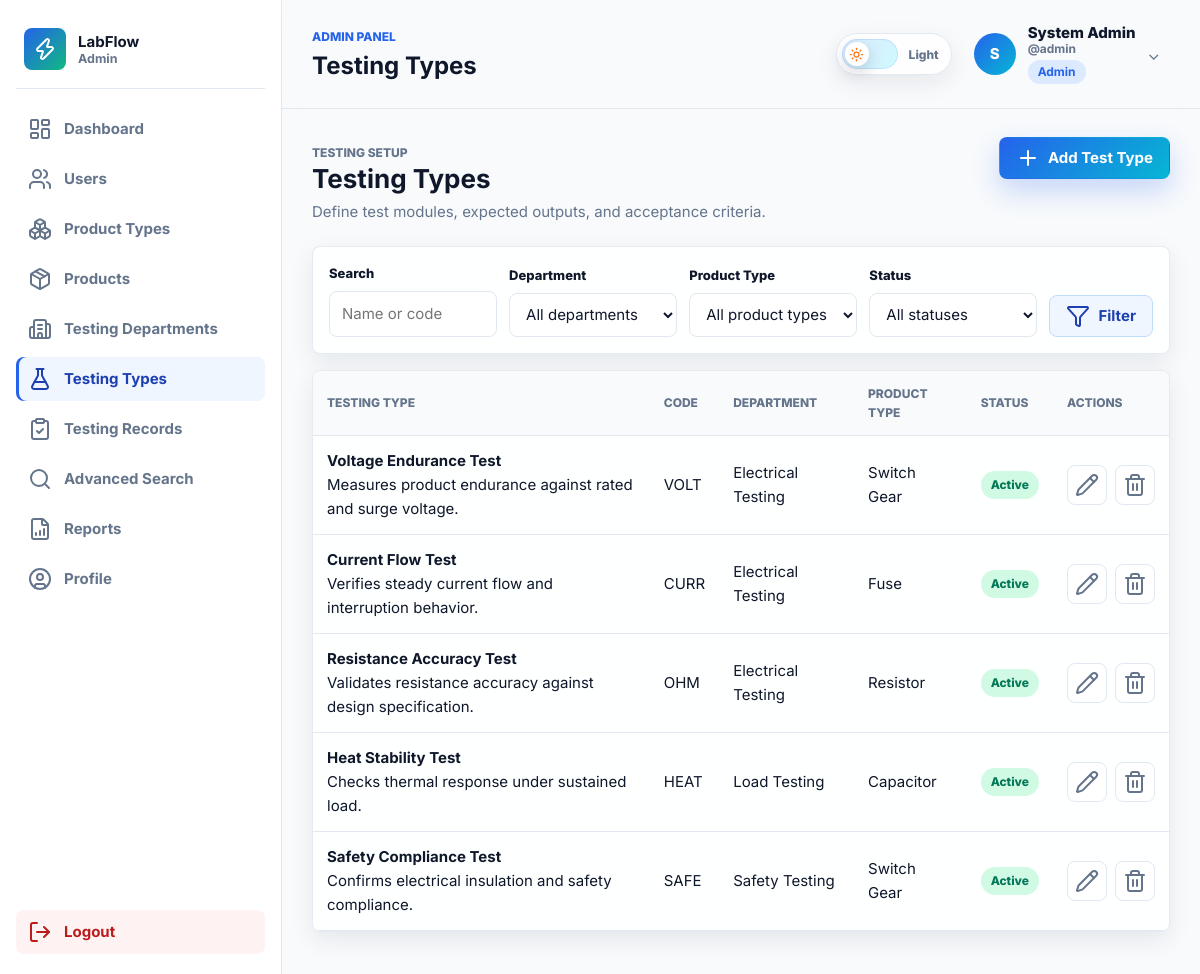
Screenshot of /admin/testing-types/index.php (signed in) with the database file from the repository.
### tables this page shows
CREATE TABLE `testing_types` (
  `id` INT UNSIGNED NOT NULL AUTO_INCREMENT,
  `department_id` INT UNSIGNED NOT NULL,
  `product_type_id` INT UNSIGNED NOT NULL,
  `name` VARCHAR(160) NOT NULL,
  `testing_code` VARCHAR(10) NOT NULL,
  `description` TEXT NULL,
  `expected_output` TEXT NULL,
  `criteria` TEXT NULL,
  `status` ENUM('active', 'inactive') NOT NULL DEFAULT 'active',
  `created_at` DATETIME NOT NULL DEFAULT CURRENT_TIMESTAMP,
  `updated_at` DATETIME NULL DEFAULT NULL ON UPDATE CURRENT_TIMESTAMP,
  PRIMARY KEY (`id`),
  UNIQUE KEY `uq_testing_code_department` (`department_id`, `testing_code`),
  KEY `idx_testing_types_status` (`status`),
  KEY `idx_testing_types_lookup` (`department_id`, `product_type_id`),
  KEY `idx_testing_types_product_type` (`product_type_id`),
  CONSTRAINT `fk_testing_types_department`
    FOREIGN KEY (`department_id`) REFERENCES `testing_departments` (`id`)
    ON UPDATE CASCADE ON DELETE RESTRICT,
  CONSTRAINT `fk_testing_types_product_type`
    FOREIGN KEY (`product_type_id`) REFERENCES `product_types` (`id`)
    ON UPDATE CASCADE ON DELETE RESTRICT
);

CREATE TABLE `testing_departments` (
  `id` INT UNSIGNED NOT NULL AUTO_INCREMENT,
  `name` VARCHAR(120) NOT NULL,
  `code` VARCHAR(10) NOT NULL,
  `description` TEXT NULL,
  `status` ENUM('active', 'inactive') NOT NULL DEFAULT 'active',
  `created_at` DATETIME NOT NULL DEFAULT CURRENT_TIMESTAMP,
  `updated_at` DATETIME NULL DEFAULT NULL ON UPDATE CURRENT_TIMESTAMP,
  PRIMARY KEY (`id`),
  UNIQUE KEY `uq_testing_departments_code` (`code`),
  KEY `idx_testing_departments_status` (`status`)
);

CREATE TABLE `product_types` (
  `id` INT UNSIGNED NOT NULL AUTO_INCREMENT,
  `name` VARCHAR(120) NOT NULL,
  `code` VARCHAR(10) NOT NULL,
  `description` TEXT NULL,
  `status` ENUM('active', 'inactive') NOT NULL DEFAULT 'active',
  `created_at` DATETIME NOT NULL DEFAULT CURRENT_TIMESTAMP,
  `updated_at` DATETIME NULL DEFAULT NULL ON UPDATE CURRENT_TIMESTAMP,
  PRIMARY KEY (`id`),
  UNIQUE KEY `uq_product_types_code` (`code`),
  KEY `idx_product_types_status` (`status`)
);

### includes/admin_sidebar.php (called while the page is built)
<?php
$activePage = $activePage ?? 'dashboard';
$navItems = [
    ['key' => 'dashboard', 'label' => 'Dashboard', 'icon' => 'layout-dashboard', 'href' => 'admin/dashboard.php'],
    ['key' => 'users', 'label' => 'Users', 'icon' => 'users', 'href' => 'admin/users/index.php'],
    ['key' => 'product-types', 'label' => 'Product Types', 'icon' => 'boxes', 'href' => 'admin/product-types/index.php'],
    ['key' => 'products', 'label' => 'Products', 'icon' => 'package', 'href' => 'admin/products/index.php'],
    ['key' => 'testing-departments', 'label' => 'Testing Departments', 'icon' => 'building-2', 'href' => 'admin/testing-departments/index.php'],
    ['key' => 'testing-types', 'label' => 'Testing Types', 'icon' => 'flask-conical', 'href' => 'admin/testing-types/index.php'],
    ['key' => 'tests', 'label' => 'Testing Records', 'icon' => 'clipboard-check', 'href' => 'admin/tests/index.php'],
    ['key' => 'advanced-search', 'label' => 'Advanced Search', 'icon' => 'search', 'href' => 'admin/search/advanced-search.php'],
    ['key' => 'reports', 'label' => 'Reports', 'icon' => 'file-bar-chart', 'href' => 'admin/reports/index.php'],
    ['key' => 'profile', 'label' => 'Profile', 'icon' => 'user-circle', 'href' => 'admin/profile.php'],
];
include __DIR__ . '/sidebar_base.php';

### includes/role_check.php (called while the page is built, shortened)
<?php
require_once __DIR__ . '/functions.php';
function dashboardPathForRole(?string $role): string
{
    return match ($role) {
        'admin' => 'admin/dashboard.php',
        'lab_manager' => 'lab-manager/dashboard.php',
        'tester' => 'tester/dashboard.php',
        default => 'auth/login.php',
    };
}

### admin/testing-types/index.php (the view, shortened to what this page needs)
<?php
$pdo = getPDO();
$pageTitle = 'Testing Types';
$activePage = 'testing-types';
$q = trim($_GET['q'] ?? '');
$params = [];
$sql = 'SELECT tt.*, td.name AS department_name, pt.name AS product_type_name
        FROM testing_types tt
        INNER JOIN testing_departments td ON td.id = tt.department_id
        INNER JOIN product_types pt ON pt.id = tt.product_type_id';
$sql .= ' ORDER BY tt.created_at DESC';
$stmt = $pdo->prepare($sql);
$stmt->execute($params);
$rows = $stmt->fetchAll();
include __DIR__ . '/../../includes/admin_start.php';
?>
<div class="page-header" data-animate="fade-up">
    <div>
        <p class="eyebrow">Testing setup</p>
        <h2>Testing Types</h2>
        <p>Define test modules, expected outputs, and acceptance criteria.</p>
    </div>
    <a class="btn btn-primary" href="<?= url('admin/testing-types/create.php') ?>"><i data-lucide="plus"></i> Add Test Type</a>
</div>
<form class="filter-bar surface-card" method="get" data-animate="fade-up">
    <div class="field">
        <label>Search</label>
        <input type="search" name="q" value="<?= e($q) ?>" placeholder="Name or code">
    </div>
    <div class="field">
        <label>Department</label>
        <select name="department_id">
            <option value="">All departments</option>
        </select>
    </div>
    <div class="field">
        <label>Product Type</label>
        <select name="product_type_id">
            <option value="">All product types</option>
        </select>
    </div>
    <div class="field">
        <label>Status</label>
        <select name="status">
            <option value="">All statuses</option>
        </select>
    </div>
    <button class="btn btn-secondary" type="submit"><i data-lucide="filter"></i> Filter</button>
</form>
<section class="surface-card table-shell" data-animate="fade-up">
    <?php if ($rows): ?>
        <table class="data-table">
            <thead>
                <tr>
                    <th>Testing Type</th>
                    <th>Code</th>
                    <th>Department</th>
                    <th>Product Type</th>
                    <th>Status</th>
                    <th>Actions</th>
                </tr>
            </thead>
            <tbody>
                <?php foreach ($rows as $row): ?>
                    <tr data-search-row>
                        <td><strong><?= e($row['name']) ?></strong><br><span><?= e($row['description']) ?></span></td>
                        <td><?= e($row['testing_code']) ?></td>
                        <td><?= e($row['department_name']) ?></td>
                        <td><?= e($row['product_type_name']) ?></td>
                        <td><?= statusBadge($row['status']) ?></td>
                        <td>
                            <div class="table-actions">
                                <a class="icon-btn" href="<?= url('admin/testing-types/edit.php?id=' . (int) $row['id']) ?>" aria-label="Edit"><i data-lucide="pencil"></i></a>
                                <form method="post" action="<?= url('admin/testing-types/delete.php') ?>" onsubmit="return confirm('Delete this testing type?');">
                                    <button class="icon-btn" type="submit" aria-label="Delete"><i data-lucide="trash-2"></i></button>
                                </form>
                            </div>
                        </td>
                    </tr>
                <?php endforeach; ?>
            </tbody>
        </table>
    <?php endif; ?>
</section>
<?php include __DIR__ . '/../../includes/admin_end.php'; ?>

### includes/header.php (shortened to what this page needs)
<?php
require_once __DIR__ . '/functions.php';
$pageTitle = $pageTitle ?? APP_NAME;
$bodyClass = trim($bodyClass ?? '');
?>
<!doctype html>
<html lang="en">
<head>
    <link rel="stylesheet" href="<?= asset('css/style.css') ?>">
    <link rel="stylesheet" href="<?= asset('css/auth.css') ?>">
    <link rel="stylesheet" href="<?= asset('css/dashboard.css') ?>">
    <link rel="stylesheet" href="<?= asset('css/forms.css') ?>">
    <link rel="stylesheet" href="<?= asset('css/tables.css') ?>">
    <link rel="stylesheet" href="<?= asset('css/responsive.css') ?>">
    <link rel="stylesheet" href="<?= asset('css/theme.css') ?>">
</head>
<body class="<?= e($bodyClass) ?>" data-base-url="<?= e(url()) ?>">

### includes/sidebar_base.php (shortened to what this page needs)
<?php $panelBrand = $panelBrand ?? 'LabFlow'; ?>
<aside class="sidebar" id="sidebar">
    <a class="brand" href="<?= url(dashboardPathForRole(current_user()['role'] ?? 'admin')) ?>">
        <span class="brand-mark"><i data-lucide="zap"></i></span>
        <span>
            <strong><?= e($panelBrand) ?></strong>
            <small><?= e(humanize(current_user()['role'] ?? 'admin')) ?></small>
        </span>
    </a>
    <nav class="sidebar-nav" aria-label="Panel navigation">
        <?php foreach ($navItems as $item): ?>
            <a class="nav-link <?= $activePage === $item['key'] ? 'is-active' : '' ?>" href="<?= url($item['href']) ?>">
                <i data-lucide="<?= e($item['icon']) ?>"></i>
                <span><?= e($item['label']) ?></span>
            </a>
        <?php endforeach; ?>
    </nav>
    <a class="nav-link nav-link-logout" href="<?= url('auth/logout.php') ?>">
        <i data-lucide="log-out"></i>
        <span>Logout</span>
    </a>
</aside>

### includes/admin_start.php (shortened to what this page needs)
<?php
$pageTitle = $pageTitle ?? 'Dashboard';
$activePage = $activePage ?? 'dashboard';
$panelName = 'Admin Panel';
$panelBrand = 'LabFlow';
$bodyClass = trim(($bodyClass ?? '') . ' app-body');
include __DIR__ . '/header.php';
include __DIR__ . '/admin_sidebar.php';
?>
<div class="app-shell">
    <div class="app-main">
        <?php include __DIR__ . '/panel_topbar.php'; ?>
        <main class="content">

### includes/panel_topbar.php (shortened to what this page needs)
<?php
$user = current_user();
$userName = $_SESSION['user_name'] ?? ($user['name'] ?? 'User');
$username = $_SESSION['username'] ?? ($user['username'] ?? 'user');
$role = $_SESSION['role'] ?? ($_SESSION['user_role'] ?? ($user['role'] ?? 'role'));
$roleLabel = humanize($role);
$panelName = $panelName ?? match ($user['role'] ?? '') {
    'admin' => 'Admin Panel',
    'lab_manager' => 'Lab Manager Panel',
    'tester' => 'Tester Panel',
    default => 'Panel',
};
?>
<header class="topbar">
    <div>
        <p class="eyebrow"><?= e($panelName) ?></p>
        <h1><?= e($pageTitle ?? 'Dashboard') ?></h1>
    </div>
    <div class="topbar-actions">
        <button class="theme-toggle" type="button" aria-label="Switch to dark theme" aria-pressed="false" data-theme-toggle>
            <span class="theme-toggle-track">
                <span class="theme-toggle-thumb">
                    <i class="theme-icon theme-icon-sun" data-lucide="sun"></i>
                </span>
            </span>
            <span class="theme-toggle-text" data-theme-label>Light</span>
        </button>
        <div class="user-dropdown">
            <button type="button" class="user-dropdown-toggle" id="userDropdownToggle" aria-haspopup="true" aria-expanded="false">
                <span class="user-avatar">
                    <?= e(strtoupper(substr($userName, 0, 1))) ?>
                </span>
                <span class="user-meta">
                    <strong><?= e($userName) ?></strong>
                    <small>@<?= e($username ?: 'user') ?></small>
                    <span class="role-badge"><?= e($roleLabel) ?></span>
                </span>
                <span class="dropdown-chevron">⌄</span>
            </button>
        </div>
    </div>
</header>

### includes/functions.php (shortened to what this page needs)
<?php
function e(mixed $value): string
{
    return htmlspecialchars((string) $value, ENT_QUOTES, 'UTF-8');
}
function url(string $path = ''): string
{
    $path = trim($path, '/');
    $base = APP_BASE_PATH ?: '';
    return $path === '' ? ($base . '/') : ($base . '/' . $path);
}
function asset(string $path): string
{
    return url('assets/' . ltrim($path, '/'));
}
function current_user(): ?array
{
    return [
        'id' => (int) $_SESSION['user_id'],
        'name' => $_SESSION['user_name'] ?? 'User',
        'username' => $_SESSION['username'] ?? '',
        'email' => $_SESSION['user_email'] ?? '',
        'role' => $_SESSION['user_role'] ?? 'tester',
        'status' => $_SESSION['user_status'] ?? 'active',
    ];
}
function humanize(?string $value): string
{
    return ucwords(str_replace('_', ' ', (string) $value));
}
function statusBadge(?string $status): string
{
    $status = $status ?: 'pending';
    $classMap = [
        'active' => 'success',
        'inactive' => 'neutral',
        'manufactured' => 'info',
        'under_testing' => 'warning',
        'passed_internal' => 'success',
        'failed_internal' => 'danger',
        'sent_to_cpri' => 'primary',
        'approved' => 'success',
        'sent_for_remaking' => 'danger',
        'pending' => 'warning',
        'in_progress' => 'info',
        'completed' => 'success',
        'sent_to_next_department' => 'primary',
    ];
    $class = $classMap[$status] ?? 'neutral';
    return '<span class="badge badge-' . e($class) . '">' . e(humanize($status)) . '</span>';
}

### includes/admin_end.php
        </main>
    </div>
</div>
<?php include __DIR__ . '/footer.php'; ?>

### includes/footer.php (shortened to what this page needs)
</body>
</html>

### assets/css/forms.css (style rules this page uses)
.field { display: grid; gap: 7px; }
.field label { color: var(--text); font-size: 13px; font-weight: 800; }
.field input, .field select, .field textarea { width: 100%; min-height: 44px; padding: 10px 12px; border: 1px solid var(--border); border-radius: var(--radius); color: var(--text); background: #fff; outline: none; transition: border-color 180ms ease, box-shadow 180ms ease; }
.filter-bar { display: grid; grid-template-columns: repeat(4, minmax(0, 1fr)) auto; gap: 12px; align-items: end; margin-bottom: 16px; padding: 16px; }

### assets/css/tables.css (style rules this page uses)
.table-shell { overflow-x: auto; }
.data-table { width: 100%; border-collapse: collapse; min-width: 760px; }
.data-table th, .data-table td { padding: 13px 14px; border-bottom: 1px solid var(--border); text-align: left; vertical-align: middle; }
.data-table th { color: var(--muted); font-size: 12px; font-weight: 800; text-transform: uppercase; background: #f8fafc; }
.data-table tr { transition: background 180ms ease; }
.table-actions { display: flex; align-items: center; gap: 8px; }
.table-actions form { margin: 0; }

### rows the page displays
testing_types: name "Voltage Endurance Test", description "Measures product endurance against rated and surge voltage.", testing_code "VOLT", department.name "Electrical Testing", product_type.name "Switch Gear", status "Active"
testing_types: name "Current Flow Test", description "Verifies steady current flow and interruption behavior.", testing_code "CURR", department.name "Electrical Testing", product_type.name "Fuse", status "Active"
testing_types: name "Resistance Accuracy Test", description "Validates resistance accuracy against design specification.", testing_code "OHM", department.name "Electrical Testing", product_type.name "Resistor", status "Active"
testing_types: name "Heat Stability Test", description "Checks thermal response under sustained load.", testing_code "HEAT", department.name "Load Testing", product_type.name "Capacitor", status "Active"
testing_types: name "Safety Compliance Test", description "Confirms electrical insulation and safety compliance.", testing_code "SAFE", department.name "Safety Testing", product_type.name "Switch Gear", status "Active"

### other values shown
$panelBrand "LabFlow"
humanize(current_user()['role'] ?? 'admin') "Admin"
$item['label'] "Dashboard"
$item['label'] "Users"
$item['label'] "Product Types"
$item['label'] "Products"
$item['label'] "Testing Departments"
$item['label'] "Testing Types"
$item['label'] "Testing Records"
$item['label'] "Advanced Search"
$item['label'] "Reports"
$item['label'] "Profile"
$panelName "ADMIN PANEL"
$pageTitle "Testing Types"
substr($userName, 0, 1) "S"
